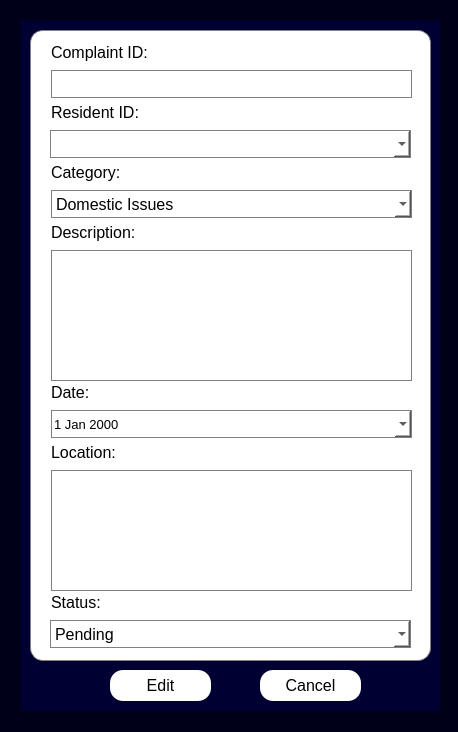
<?xml version="1.0" encoding="UTF-8"?>
<ui version="4.0">
 <class>editComplaintDialog</class>
 <widget class="QDialog" name="editComplaintDialog">
  <property name="geometry">
   <rect>
    <x>0</x>
    <y>0</y>
    <width>458</width>
    <height>732</height>
   </rect>
  </property>
  <property name="windowTitle">
   <string>Edit Complaint</string>
  </property>
  <property name="styleSheet">
   <string notr="true">background-color: rgb(0, 0, 25);</string>
  </property>
  <widget class="QFrame" name="frame">
   <property name="geometry">
    <rect>
     <x>20</x>
     <y>20</y>
     <width>421</width>
     <height>691</height>
    </rect>
   </property>
   <property name="styleSheet">
    <string notr="true">background-color: rgb(0, 0, 50);</string>
   </property>
   <property name="frameShape">
    <enum>QFrame::StyledPanel</enum>
   </property>
   <property name="frameShadow">
    <enum>QFrame::Raised</enum>
   </property>
   <widget class="QFrame" name="frame_2">
    <property name="geometry">
     <rect>
      <x>10</x>
      <y>10</y>
      <width>401</width>
      <height>631</height>
     </rect>
    </property>
    <property name="styleSheet">
     <string notr="true">background-color: white;
border: 1px solid grey;
border-radius: 13px;</string>
    </property>
    <property name="frameShape">
     <enum>QFrame::StyledPanel</enum>
    </property>
    <property name="frameShadow">
     <enum>QFrame::Raised</enum>
    </property>
    <widget class="QLabel" name="label_resident_id">
     <property name="geometry">
      <rect>
       <x>21</x>
       <y>10</y>
       <width>124</width>
       <height>24</height>
      </rect>
     </property>
     <property name="font">
      <font>
       <pointsize>12</pointsize>
      </font>
     </property>
     <property name="styleSheet">
      <string notr="true">border: 0px</string>
     </property>
     <property name="text">
      <string>Complaint ID:</string>
     </property>
    </widget>
    <widget class="QLineEdit" name="editcomplaint_complaintID_input">
     <property name="geometry">
      <rect>
       <x>21</x>
       <y>40</y>
       <width>361</width>
       <height>28</height>
      </rect>
     </property>
     <property name="font">
      <font>
       <pointsize>12</pointsize>
      </font>
     </property>
     <property name="styleSheet">
      <string notr="true">background-color: white;
border: 1px solid grey;
border-radius: 0px;</string>
     </property>
    </widget>
    <widget class="QLabel" name="label_first_name">
     <property name="geometry">
      <rect>
       <x>21</x>
       <y>70</y>
       <width>111</width>
       <height>24</height>
      </rect>
     </property>
     <property name="font">
      <font>
       <pointsize>12</pointsize>
      </font>
     </property>
     <property name="styleSheet">
      <string notr="true">border: 0px</string>
     </property>
     <property name="text">
      <string>Resident ID:</string>
     </property>
    </widget>
    <widget class="QLabel" name="label_dob">
     <property name="geometry">
      <rect>
       <x>21</x>
       <y>350</y>
       <width>50</width>
       <height>24</height>
      </rect>
     </property>
     <property name="font">
      <font>
       <pointsize>12</pointsize>
      </font>
     </property>
     <property name="styleSheet">
      <string notr="true">border: 0px</string>
     </property>
     <property name="text">
      <string>Date:</string>
     </property>
    </widget>
    <widget class="QLabel" name="label_address">
     <property name="geometry">
      <rect>
       <x>21</x>
       <y>410</y>
       <width>82</width>
       <height>24</height>
      </rect>
     </property>
     <property name="font">
      <font>
       <pointsize>12</pointsize>
      </font>
     </property>
     <property name="styleSheet">
      <string notr="true">border: 0px</string>
     </property>
     <property name="text">
      <string>Location:</string>
     </property>
    </widget>
    <widget class="QComboBox" name="editcomplaint_category_input">
     <property name="geometry">
      <rect>
       <x>21</x>
       <y>160</y>
       <width>361</width>
       <height>28</height>
      </rect>
     </property>
     <property name="font">
      <font>
       <pointsize>12</pointsize>
      </font>
     </property>
     <property name="styleSheet">
      <string notr="true">background-color: white;
border: 1px solid grey;
border-radius: 0px;</string>
     </property>
     <item>
      <property name="text">
       <string>Domestic Issues</string>
      </property>
     </item>
     <item>
      <property name="text">
       <string>Community Disputes</string>
      </property>
     </item>
     <item>
      <property name="text">
       <string>Public Disturbance</string>
      </property>
     </item>
     <item>
      <property name="text">
       <string>Business and Livelihood Issues</string>
      </property>
     </item>
     <item>
      <property name="text">
       <string>Environmental Concerns</string>
      </property>
     </item>
     <item>
      <property name="text">
       <string>Traffic and Road Issues</string>
      </property>
     </item>
     <item>
      <property name="text">
       <string>Criminal Activities</string>
      </property>
     </item>
     <item>
      <property name="text">
       <string>Barangay Ordinance Violations</string>
      </property>
     </item>
    </widget>
    <widget class="QLabel" name="label_first_name_2">
     <property name="geometry">
      <rect>
       <x>21</x>
       <y>130</y>
       <width>87</width>
       <height>24</height>
      </rect>
     </property>
     <property name="font">
      <font>
       <pointsize>12</pointsize>
      </font>
     </property>
     <property name="styleSheet">
      <string notr="true">border: 0px</string>
     </property>
     <property name="text">
      <string>Category:</string>
     </property>
    </widget>
    <widget class="QLabel" name="label_first_name_3">
     <property name="geometry">
      <rect>
       <x>21</x>
       <y>560</y>
       <width>63</width>
       <height>24</height>
      </rect>
     </property>
     <property name="font">
      <font>
       <pointsize>12</pointsize>
      </font>
     </property>
     <property name="styleSheet">
      <string notr="true">border: 0px</string>
     </property>
     <property name="text">
      <string>Status:</string>
     </property>
    </widget>
    <widget class="QComboBox" name="editcomplaint_status_input">
     <property name="geometry">
      <rect>
       <x>20</x>
       <y>590</y>
       <width>361</width>
       <height>28</height>
      </rect>
     </property>
     <property name="font">
      <font>
       <pointsize>12</pointsize>
      </font>
     </property>
     <property name="styleSheet">
      <string notr="true">background-color: white;
border: 1px solid grey;
border-radius: 0px;</string>
     </property>
     <item>
      <property name="text">
       <string>Pending</string>
      </property>
     </item>
     <item>
      <property name="text">
       <string>Completed</string>
      </property>
     </item>
     <item>
      <property name="text">
       <string>Cancelled</string>
      </property>
     </item>
    </widget>
    <widget class="QLabel" name="label_address_2">
     <property name="geometry">
      <rect>
       <x>21</x>
       <y>190</y>
       <width>107</width>
       <height>24</height>
      </rect>
     </property>
     <property name="font">
      <font>
       <pointsize>12</pointsize>
      </font>
     </property>
     <property name="styleSheet">
      <string notr="true">border: 0px</string>
     </property>
     <property name="text">
      <string>Description:</string>
     </property>
    </widget>
    <widget class="QLineEdit" name="editcomplaint_location_input">
     <property name="geometry">
      <rect>
       <x>21</x>
       <y>440</y>
       <width>361</width>
       <height>121</height>
      </rect>
     </property>
     <property name="font">
      <font>
       <pointsize>12</pointsize>
      </font>
     </property>
     <property name="styleSheet">
      <string notr="true">background-color: white;
border: 1px solid grey;
border-radius: 0px;</string>
     </property>
    </widget>
    <widget class="QLineEdit" name="editcomplaint_description_input">
     <property name="geometry">
      <rect>
       <x>21</x>
       <y>220</y>
       <width>361</width>
       <height>131</height>
      </rect>
     </property>
     <property name="font">
      <font>
       <pointsize>12</pointsize>
      </font>
     </property>
     <property name="styleSheet">
      <string notr="true">background-color: white;
border: 1px solid grey;
border-radius: 0px;</string>
     </property>
    </widget>
    <widget class="QDateEdit" name="editcomplaint_date_input">
     <property name="geometry">
      <rect>
       <x>21</x>
       <y>380</y>
       <width>361</width>
       <height>28</height>
      </rect>
     </property>
     <property name="font">
      <font>
       <pointsize>10</pointsize>
      </font>
     </property>
     <property name="styleSheet">
      <string notr="true">background-color: white;
border: 1px solid grey;
border-radius: 0px;</string>
     </property>
     <property name="calendarPopup">
      <bool>true</bool>
     </property>
    </widget>
    <widget class="QComboBox" name="editcomplaint_residentID_input">
     <property name="geometry">
      <rect>
       <x>20</x>
       <y>100</y>
       <width>361</width>
       <height>28</height>
      </rect>
     </property>
     <property name="font">
      <font>
       <pointsize>12</pointsize>
      </font>
     </property>
     <property name="styleSheet">
      <string notr="true">background-color: white;
border: 1px solid grey;
border-radius: 0px;</string>
     </property>
    </widget>
   </widget>
   <widget class="QPushButton" name="editcomplaint_save_button">
    <property name="geometry">
     <rect>
      <x>90</x>
      <y>650</y>
      <width>101</width>
      <height>31</height>
     </rect>
    </property>
    <property name="font">
     <font>
      <pointsize>12</pointsize>
     </font>
    </property>
    <property name="styleSheet">
     <string notr="true">background-color: white;
border-radius: 13px;</string>
    </property>
    <property name="text">
     <string>Edit</string>
    </property>
   </widget>
   <widget class="QPushButton" name="editcomplaint_cancel_button">
    <property name="geometry">
     <rect>
      <x>240</x>
      <y>650</y>
      <width>101</width>
      <height>31</height>
     </rect>
    </property>
    <property name="font">
     <font>
      <pointsize>12</pointsize>
     </font>
    </property>
    <property name="styleSheet">
     <string notr="true">background-color: white;
border-radius: 13px;</string>
    </property>
    <property name="text">
     <string>Cancel</string>
    </property>
   </widget>
  </widget>
 </widget>
 <resources/>
 <connections/>
</ui>
